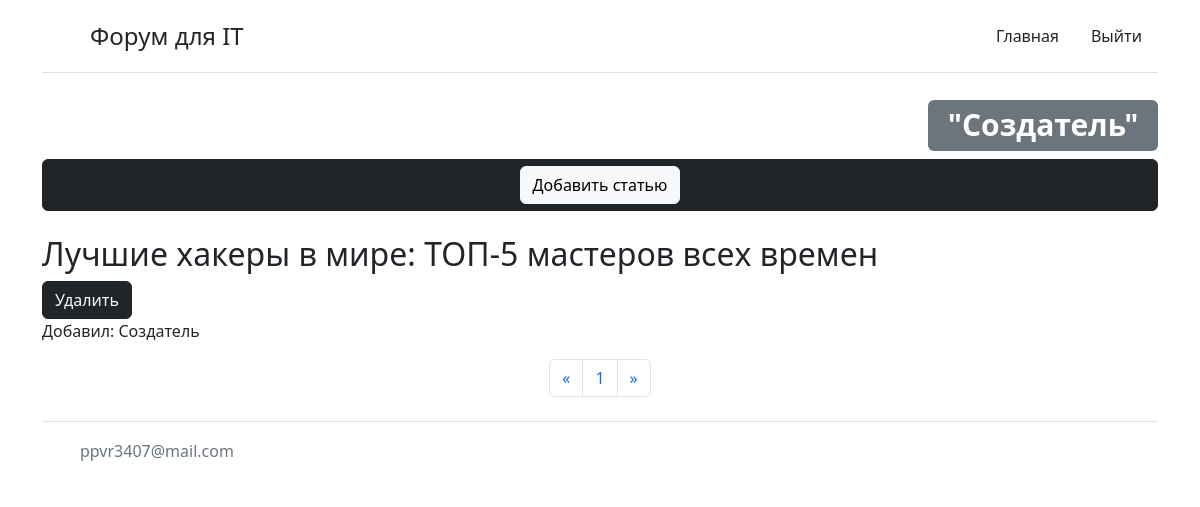
Before: / (signed in) with the older database file.
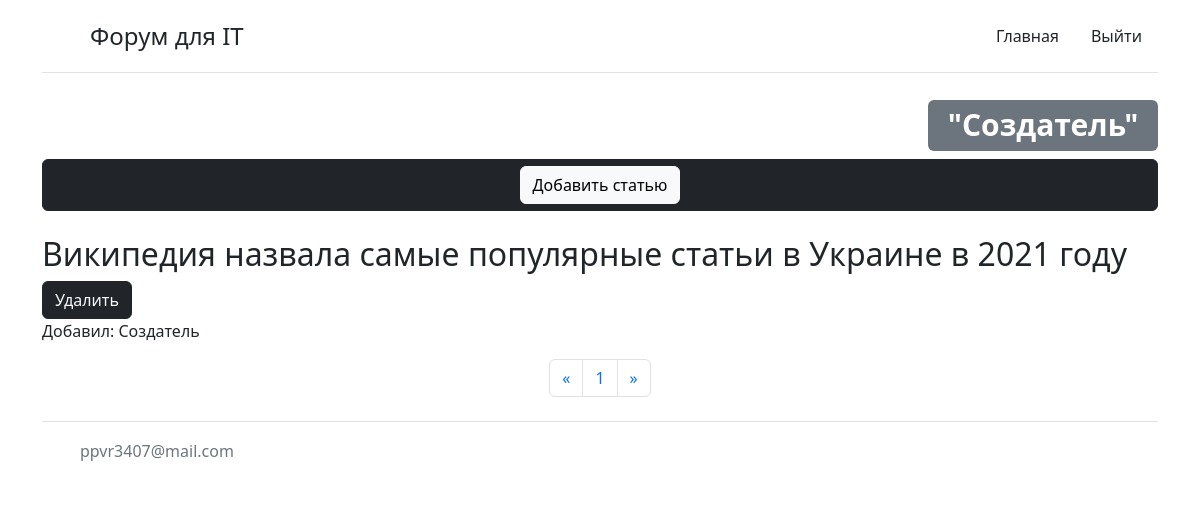
After: the same page with the newer database file.
### packages/modells.py (models this page shows, shortened)
class Date_b(db.Model):
    id = db.Column(db.Integer, primary_key=True)
    title = db.Column(db.String(300), nullable=False)
    text = db.Column(db.Text, nullable=False)
    time = db.Column(db.DateTime, default=datetime.utcnow)
    name_user = db.Column(db.String)

### packages/routes.py (the view)
@app.route("/")
@app.route("/<int:page>")
@login_required
def index(page=1):
    user = User.query.filter(User.login == Login().id).first()
    posts = db.session.query(Date_b).order_by(Date_b.id.desc()).paginate(page,5,False)
    return render_template("index.html", posts=posts,user=user)

### packages/routes.py (called while the page is built)
@manager.user_loader
def load_user(user_id):
    return User.query.get(user_id)

### packages/templates/index.html (shortened to what this page needs)
{% extends "base.html" %}
{% block body %}
<div class="container">
    <header class="d-flex flex-wrap justify-content-center py-3 mb-4 border-bottom">
      <a href="/" class="d-flex align-items-center mb-3 mb-md-0 me-md-auto text-dark text-decoration-none">
        <svg class="bi me-2" width="40" height="32"><use xlink:href="#bootstrap"></use></svg>
        <span class="fs-4">Форум для IT</span>
      </a>
      <ul class="nav nav-pills">
        <li class="nav-item"><a href="/" class="btn-dark nav-link  text-dark aria-current="page">Главная</a></li>
        <li class="nav-item"><a href="/logaut" class=" text-dark nav-link">Выйти</a></li>
      </ul>
    </header>
  </div>
<div class="container">
    <h1 class="text-end"><span class="badge bg-secondary">"{{user.user_name }}"</span></h1>
    <div class="btn btn-dark d-flex flex-wrap justify-content-center"><a href="/form" class="btn btn-light">Добавить статью</a></div>
    <br>
    {% for i in posts.items %}
    <div class=" ">
        <a href="/open/{{i.id}}" class="d-flex align-items-center mb-3 mb-md-0 me-md-auto text-dark text-decoration-none"><h2 >{{i.title}}</h2></a>
        {% if user.super_vip ==True %}
    </div>
        <a href="/delete/{{i.id}}" class="btn text-light btn-dark">Удалить</a>
        {% endif %}
        <p>Добавил: {{i.name_user}}</p>
    {% endfor %}
    <nav aria-label="Пример навигации по страницам">
        <ul class="pagination justify-content-center">
        <li class="page-item">
            <a class="page-link" href="{{url_for('index',page = posts.prev_num)}}" aria-label="Предыдущая">
            <span aria-hidden="true">&laquo;</span>
            </a>
        </li>
        {% for page in posts.iter_pages() %}
        <li class="page-item"><a class="page-link" href="/{{page}}">{{page}}</a></li>
        <li class="page-item">
        {% endfor %}
            <a class="page-link" href="{{url_for('index',page =posts.next_num)}}" aria-label="Следующая">
            <span aria-hidden="true">&raquo;</span>
            </a>
        </li>
        </ul>
    </nav>
</div>
{% endblock %}

Changed rows visible on the page:
changed Date_b "Создатель": title "Лучшие хакеры в мире: ТОП-5 мастеров всех времен" → "Википедия назвала самые популярные статьи в Украине в 2021 году"
